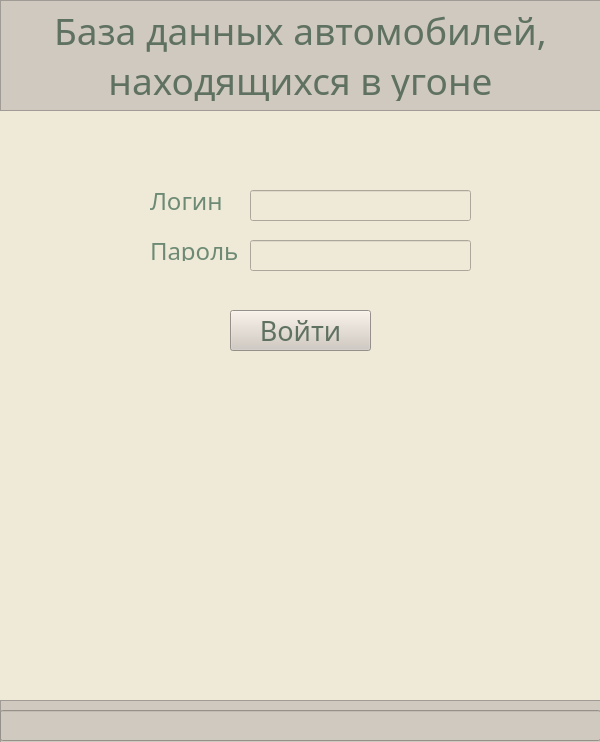
<?xml version="1.0" encoding="UTF-8"?>
<ui version="4.0">
 <class>MainWindow</class>
 <widget class="QMainWindow" name="MainWindow">
  <property name="geometry">
   <rect>
    <x>0</x>
    <y>0</y>
    <width>600</width>
    <height>742</height>
   </rect>
  </property>
  <property name="font">
   <font>
    <family>Microsoft Himalaya</family>
    <pointsize>16</pointsize>
   </font>
  </property>
  <property name="windowTitle">
   <string>MainWindow</string>
  </property>
  <widget class="QWidget" name="centralwidget">
   <property name="styleSheet">
    <string notr="true">background-color: rgb(239, 234, 216);</string>
   </property>
   <widget class="QFrame" name="frame">
    <property name="geometry">
     <rect>
      <x>0</x>
      <y>0</y>
      <width>601</width>
      <height>111</height>
     </rect>
    </property>
    <property name="styleSheet">
     <string notr="true">background-color: rgb(208, 201, 192);</string>
    </property>
    <property name="frameShape">
     <enum>QFrame::StyledPanel</enum>
    </property>
    <property name="frameShadow">
     <enum>QFrame::Raised</enum>
    </property>
    <widget class="QLabel" name="label">
     <property name="geometry">
      <rect>
       <x>10</x>
       <y>10</y>
       <width>581</width>
       <height>91</height>
      </rect>
     </property>
     <property name="font">
      <font>
       <family>Microsoft Himalaya</family>
       <pointsize>28</pointsize>
      </font>
     </property>
     <property name="tabletTracking">
      <bool>false</bool>
     </property>
     <property name="acceptDrops">
      <bool>false</bool>
     </property>
     <property name="autoFillBackground">
      <bool>false</bool>
     </property>
     <property name="styleSheet">
      <string notr="true">color: rgb(95, 113, 97);</string>
     </property>
     <property name="text">
      <string>База данных автомобилей, находящихся в угоне</string>
     </property>
     <property name="alignment">
      <set>Qt::AlignCenter</set>
     </property>
     <property name="wordWrap">
      <bool>true</bool>
     </property>
    </widget>
   </widget>
   <widget class="QLineEdit" name="login_line">
    <property name="geometry">
     <rect>
      <x>250</x>
      <y>190</y>
      <width>221</width>
      <height>31</height>
     </rect>
    </property>
    <property name="font">
     <font>
      <family>Arial</family>
      <pointsize>18</pointsize>
     </font>
    </property>
    <property name="styleSheet">
     <string notr="true">color: rgb(109, 139, 116);</string>
    </property>
   </widget>
   <widget class="QLabel" name="login_lable">
    <property name="geometry">
     <rect>
      <x>150</x>
      <y>190</y>
      <width>71</width>
      <height>21</height>
     </rect>
    </property>
    <property name="font">
     <font>
      <family>Microsoft Himalaya</family>
      <pointsize>18</pointsize>
     </font>
    </property>
    <property name="styleSheet">
     <string notr="true">color: rgb(109, 139, 116);</string>
    </property>
    <property name="text">
     <string>Логин</string>
    </property>
   </widget>
   <widget class="QLabel" name="pass_lable">
    <property name="geometry">
     <rect>
      <x>150</x>
      <y>240</y>
      <width>91</width>
      <height>21</height>
     </rect>
    </property>
    <property name="font">
     <font>
      <family>Microsoft Himalaya</family>
      <pointsize>18</pointsize>
     </font>
    </property>
    <property name="styleSheet">
     <string notr="true">color: rgb(109, 139, 116);</string>
    </property>
    <property name="text">
     <string>Пароль</string>
    </property>
   </widget>
   <widget class="QLineEdit" name="password_line">
    <property name="geometry">
     <rect>
      <x>250</x>
      <y>240</y>
      <width>221</width>
      <height>31</height>
     </rect>
    </property>
    <property name="font">
     <font>
      <family>Arial</family>
      <pointsize>18</pointsize>
     </font>
    </property>
    <property name="styleSheet">
     <string notr="true">color: rgb(109, 139, 116);</string>
    </property>
   </widget>
   <widget class="QPushButton" name="login_button">
    <property name="geometry">
     <rect>
      <x>230</x>
      <y>310</y>
      <width>141</width>
      <height>41</height>
     </rect>
    </property>
    <property name="font">
     <font>
      <family>Microsoft Himalaya</family>
      <pointsize>20</pointsize>
      <weight>50</weight>
      <italic>false</italic>
      <bold>false</bold>
     </font>
    </property>
    <property name="autoFillBackground">
     <bool>false</bool>
    </property>
    <property name="styleSheet">
     <string notr="true">font: 20pt &quot;Microsoft Himalaya&quot;;
background-color: rgb(208, 201, 192);
color: rgb(95, 113, 97);</string>
    </property>
    <property name="text">
     <string>Войти</string>
    </property>
   </widget>
   <widget class="QFrame" name="frame_2">
    <property name="geometry">
     <rect>
      <x>0</x>
      <y>700</y>
      <width>611</width>
      <height>51</height>
     </rect>
    </property>
    <property name="styleSheet">
     <string notr="true">background-color: rgb(208, 201, 192);</string>
    </property>
    <property name="frameShape">
     <enum>QFrame::StyledPanel</enum>
    </property>
    <property name="frameShadow">
     <enum>QFrame::Raised</enum>
    </property>
    <widget class="QLineEdit" name="login_status">
     <property name="geometry">
      <rect>
       <x>0</x>
       <y>10</y>
       <width>601</width>
       <height>31</height>
      </rect>
     </property>
     <property name="font">
      <font>
       <family>Arial</family>
       <pointsize>18</pointsize>
      </font>
     </property>
     <property name="styleSheet">
      <string notr="true">color: rgb(109, 139, 116);</string>
     </property>
    </widget>
   </widget>
  </widget>
 </widget>
 <resources/>
 <connections/>
</ui>
